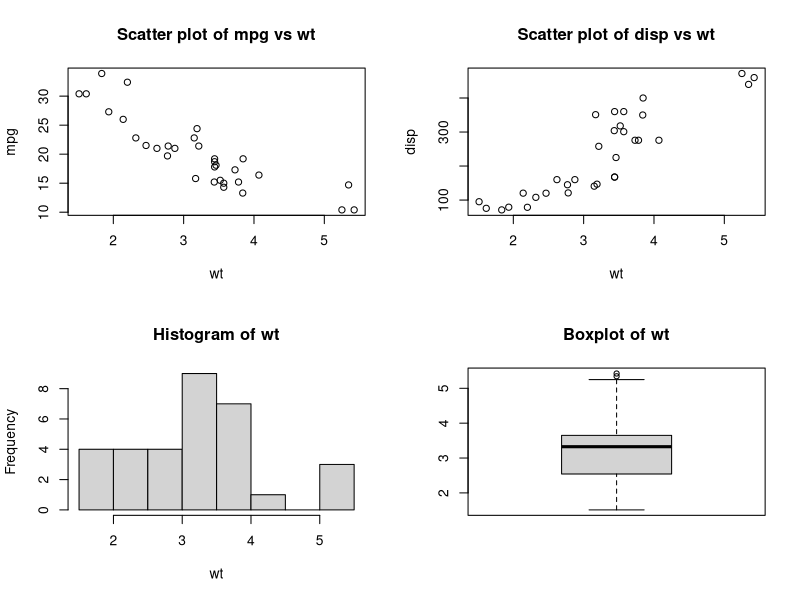
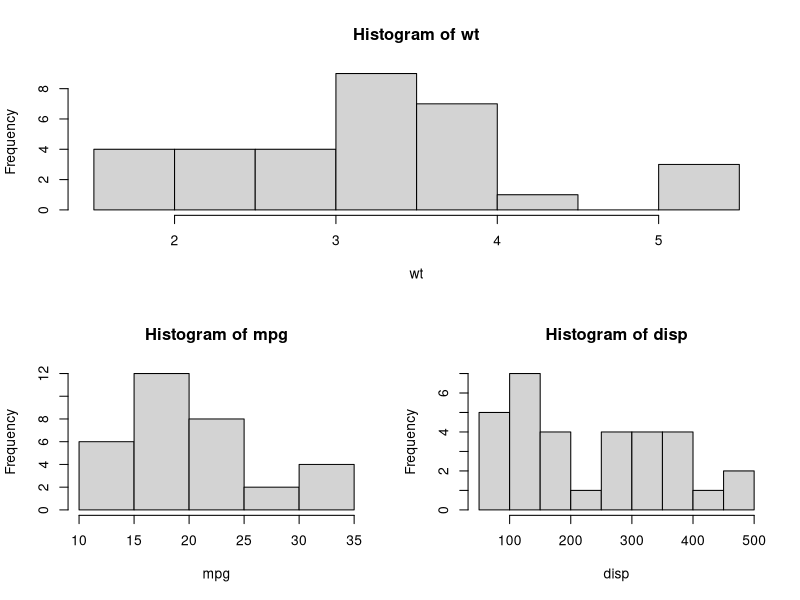
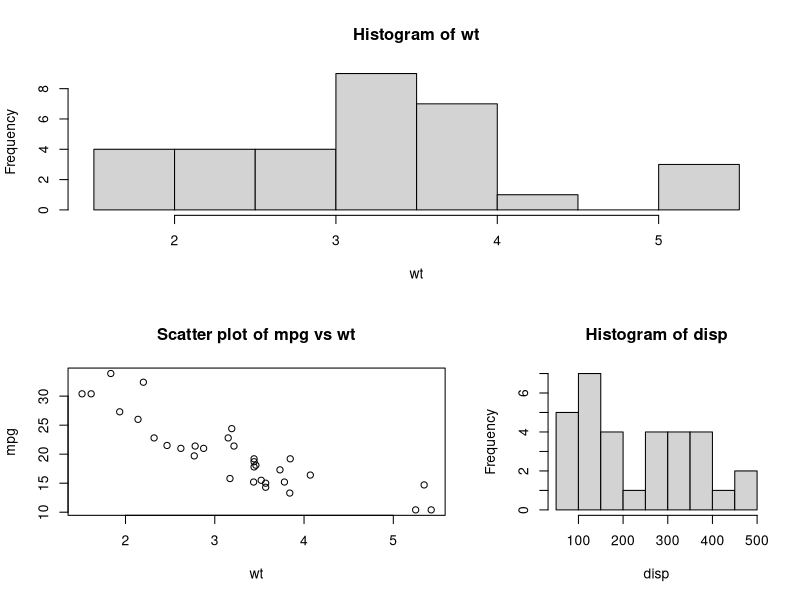
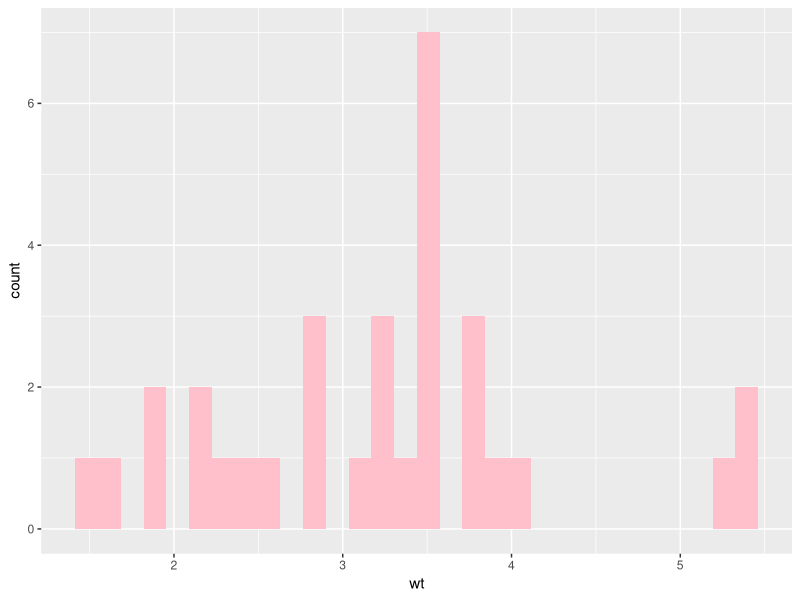
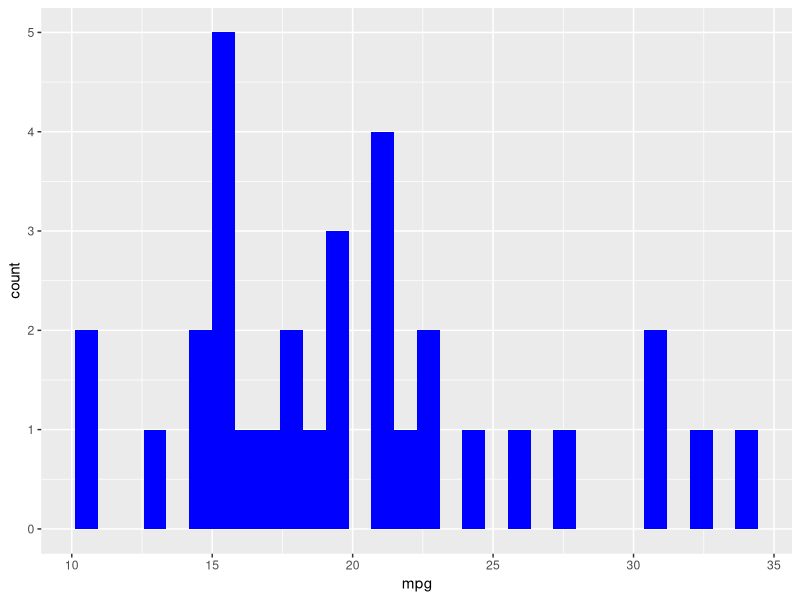
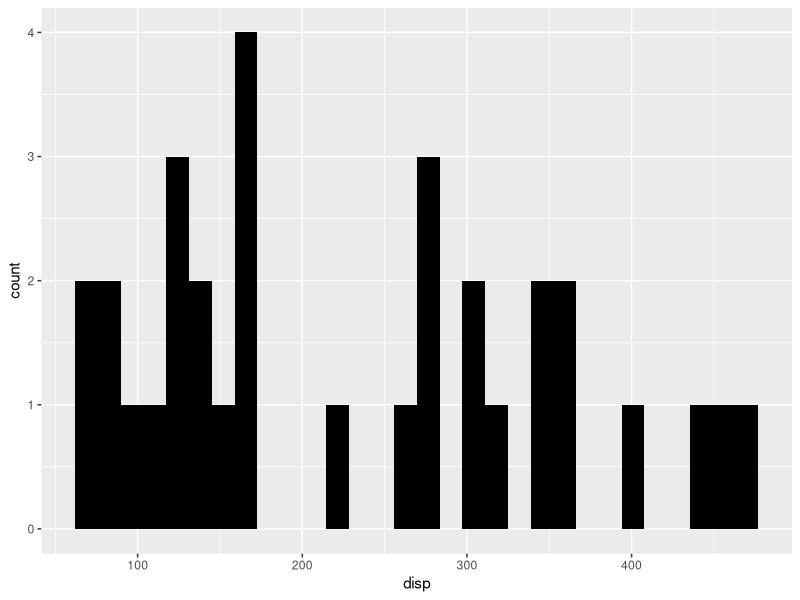

Source code (R) for these figures, in order:
## ---- chunk 1
attach(mtcars)
par ( mfrow = c ( 2 , 2 ))
plot( wt, mpg ,main ="Scatter plot of mpg vs wt")
plot ( wt, disp , main = "Scatter plot of disp vs wt")
hist ( wt, main = "Histogram of wt")
boxplot ( wt, main = "Boxplot of wt")
## ---- chunk 2
#Using the same mtcars dataset
layout ( matrix ( c ( 1 , 1 , 2 , 3 ) , 2 , 2 , byrow = TRUE ))
hist(wt)
hist(mpg)
hist(disp)
## ---- chunk 3
layout(matrix(c(1,1,2,3),2,2,byrow = TRUE), widths = c(3,2), heights = c(2,2))

hist(wt)

plot( wt, mpg ,main ="Scatter plot of mpg vs wt")

hist(disp)
## ---- chunk 4
library(ggplot2)

layout(matrix(c(1,1,2,3),2,2,byrow = TRUE), widths = c(3,1), heights = c(1,2))

ggplot(data = mtcars)+
  geom_histogram(mapping = aes(x = wt), fill = "pink")

ggplot(data = mtcars) + 
  geom_histogram(mapping = aes(x = mpg), fill = "blue")


ggplot(data = mtcars) + 
  geom_histogram(mapping = aes(x = disp), fill = "black")
